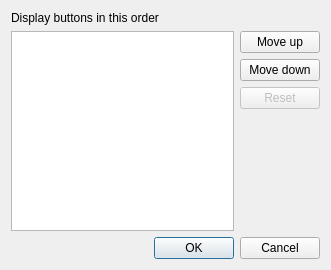
<?xml version="1.0" encoding="UTF-8"?>
<ui version="4.0">
 <class>NavBarOptionsDialog</class>
 <widget class="QDialog" name="NavBarOptionsDialog">
  <property name="geometry">
   <rect>
    <x>0</x>
    <y>0</y>
    <width>331</width>
    <height>270</height>
   </rect>
  </property>
  <property name="windowTitle">
   <string>Navigation pane options</string>
  </property>
  <layout class="QVBoxLayout" name="verticalLayout_2">
   <item>
    <widget class="QLabel" name="label">
     <property name="text">
      <string>Display buttons in this order</string>
     </property>
    </widget>
   </item>
   <item>
    <layout class="QHBoxLayout" name="horizontalLayout">
     <item>
      <widget class="QListWidget" name="pageListWidget"/>
     </item>
     <item>
      <layout class="QVBoxLayout" name="verticalLayout">
       <item>
        <widget class="QPushButton" name="upButton">
         <property name="text">
          <string>Move up</string>
         </property>
        </widget>
       </item>
       <item>
        <widget class="QPushButton" name="downButton">
         <property name="text">
          <string>Move down</string>
         </property>
        </widget>
       </item>
       <item>
        <widget class="QPushButton" name="resetButton">
         <property name="enabled">
          <bool>false</bool>
         </property>
         <property name="text">
          <string>Reset</string>
         </property>
        </widget>
       </item>
       <item>
        <spacer name="verticalSpacer">
         <property name="orientation">
          <enum>Qt::Vertical</enum>
         </property>
         <property name="sizeHint" stdset="0">
          <size>
           <width>20</width>
           <height>40</height>
          </size>
         </property>
        </spacer>
       </item>
      </layout>
     </item>
    </layout>
   </item>
   <item>
    <widget class="QDialogButtonBox" name="buttonBox">
     <property name="standardButtons">
      <set>QDialogButtonBox::Cancel|QDialogButtonBox::Ok</set>
     </property>
    </widget>
   </item>
  </layout>
 </widget>
 <resources/>
 <connections/>
</ui>
